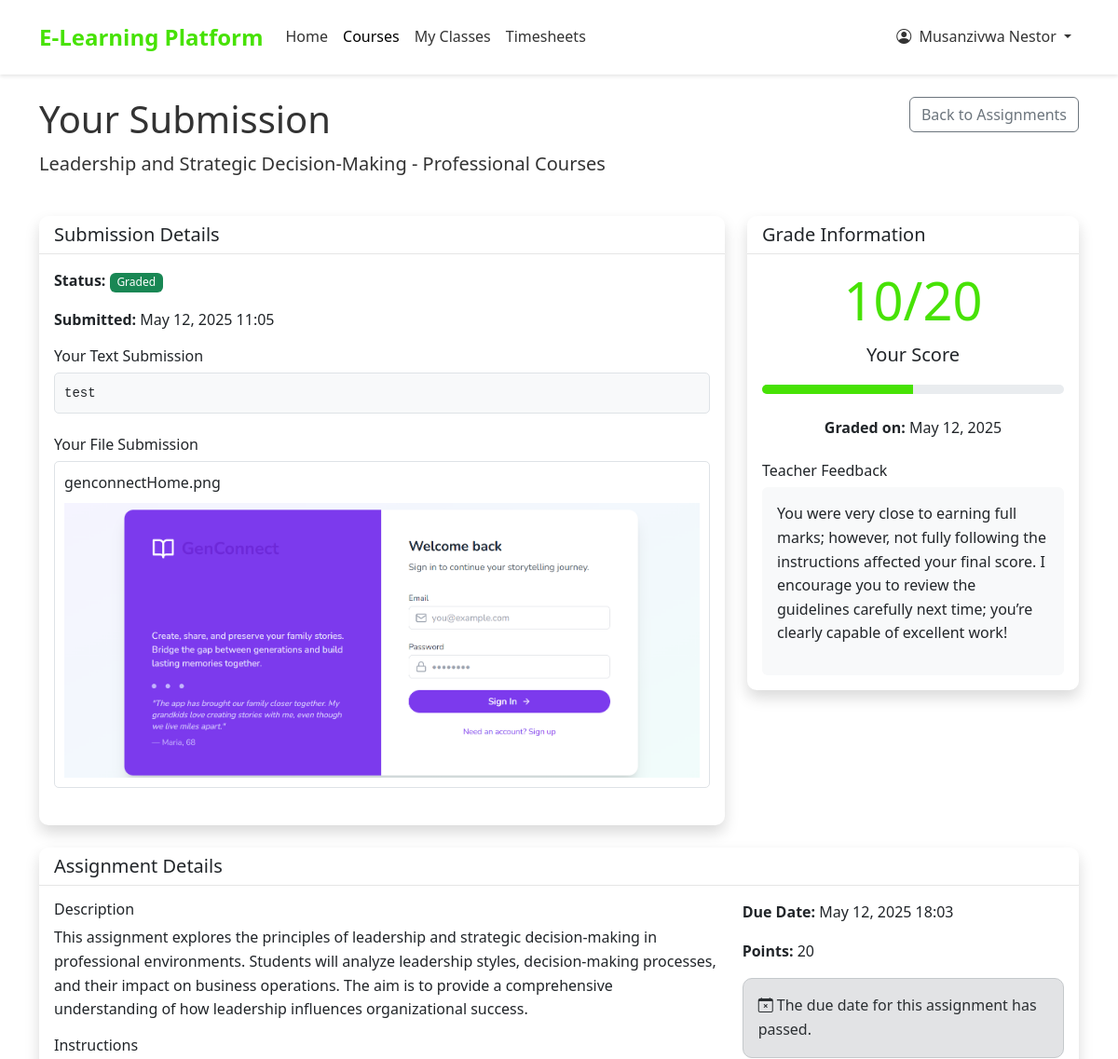
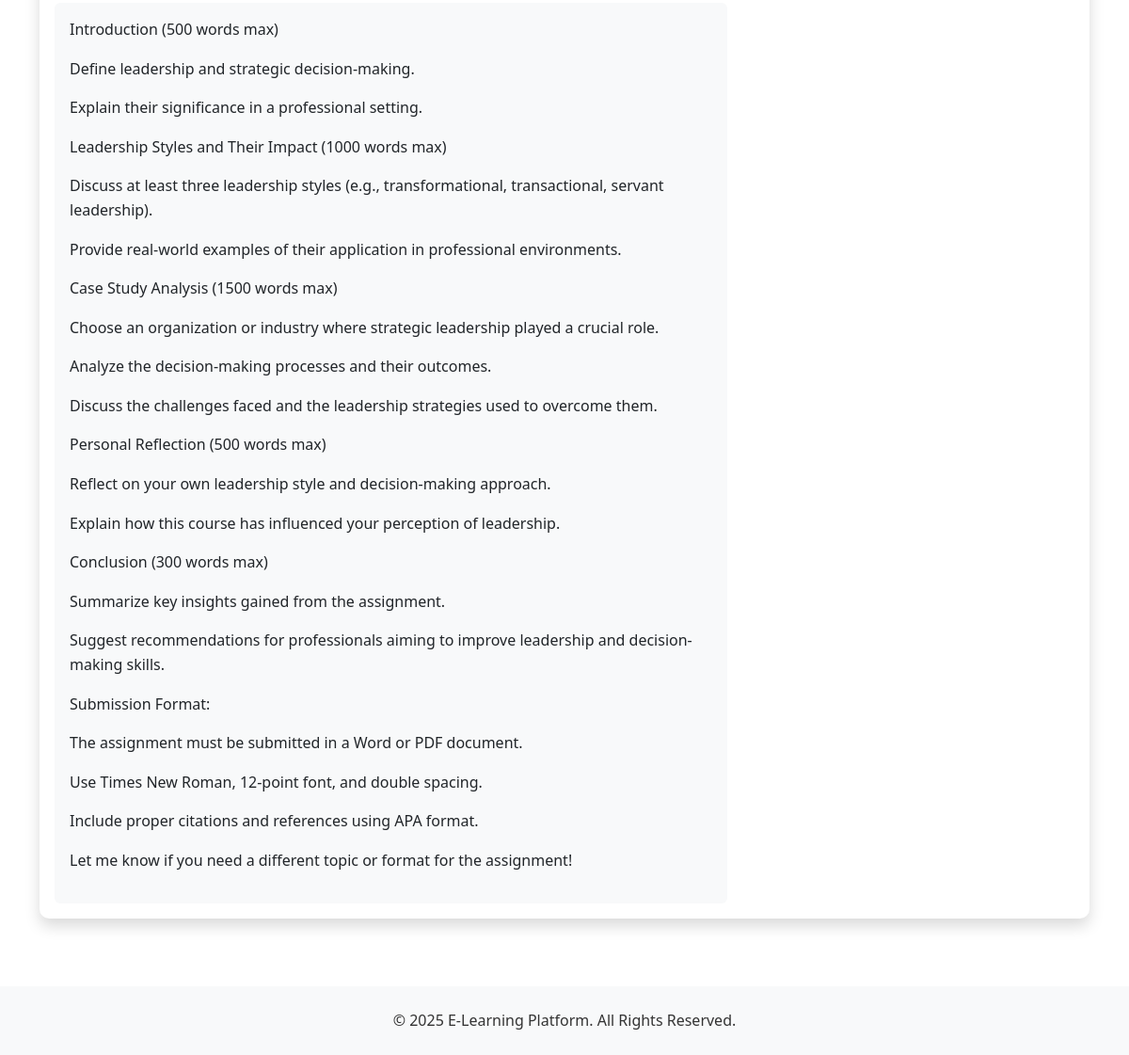
The app's page /courses/submission/3/ (signed in) with its own data (2 pictures, top to bottom).
### accounts/models.py (models this page shows, shortened)
class User(AbstractUser):
    USER_TYPE_CHOICES = (
        ('student', 'Student'),
        ('teacher', 'Teacher'),
        ('admin', 'Admin'),
    )
    user_type = models.CharField(max_length=10, choices=USER_TYPE_CHOICES, default='student')
    phone_number = models.CharField(max_length=15, blank=True, null=True)
    is_active = models.BooleanField(default=True)
    created_at = models.DateTimeField(auto_now_add=True)
    updated_at = models.DateTimeField(auto_now=True)
    is_organization = models.BooleanField(default=False)
    company_name = models.CharField(max_length=255, blank=True, null=True)
    contact_person = models.CharField(max_length=255, blank=True, null=True)
    number_of_trainees = models.PositiveIntegerField(default=0)
    start_date = models.DateField(blank=True, null=True)
    end_date = models.DateField(blank=True, null=True)
    student_id = models.CharField(max_length=5, blank=True, null=True, unique=True)
    def is_teacher(self):
        return self.user_type == 'teacher'

### courses/models.py (models this page shows, shortened)
class Assignment(models.Model):
    STATUS_CHOICES = (
        ('draft', 'Draft'),
        ('published', 'Published'),
        ('archived', 'Archived'),
    )
    course = models.ForeignKey(Course, on_delete=models.CASCADE, related_name='assignments')
    title = models.CharField(max_length=200)
    description = models.TextField(help_text="Brief overview of the assignment")
    instructions = models.TextField(help_text="Detailed instructions for completing the assignment")
    due_date = models.DateTimeField()
    points = models.PositiveIntegerField(default=100)
    status = models.CharField(max_length=10, choices=STATUS_CHOICES, default='draft')
    created_at = models.DateTimeField(auto_now_add=True)
    updated_at = models.DateTimeField(auto_now=True)
    def is_past_due(self):
        from django.utils import timezone
        return timezone.now() > self.due_date

class Course(models.Model):
    title = models.CharField(max_length=200)
    slug = models.SlugField(max_length=200, unique=True, blank=True)
    description = models.TextField()
    overview = models.TextField(blank=True, null=True)
    placement_test_price = models.DecimalField(max_digits=6, decimal_places=2)
    is_active = models.BooleanField(default=True)
    created_at = models.DateTimeField(auto_now_add=True)
    updated_at = models.DateTimeField(auto_now=True)

class AssignmentSubmission(models.Model):
    STATUS_CHOICES = (
        ('submitted', 'Submitted'),
        ('graded', 'Graded'),
        ('late', 'Late Submission'),
        ('resubmit', 'Needs Resubmission'),
    )
    assignment = models.ForeignKey(Assignment, on_delete=models.CASCADE, related_name='submissions')
    student = models.ForeignKey(User, on_delete=models.CASCADE, related_name='assignment_submissions')
    submission_text = models.TextField(blank=True, null=True, help_text="Student's text response (if applicable)")
    submission_file = models.FileField(upload_to='assignment_submissions/', blank=True, null=True)
    submission_file_name = models.CharField(max_length=255, blank=True, null=True)
    status = models.CharField(max_length=10, choices=STATUS_CHOICES, default='submitted')
    grade = models.PositiveIntegerField(blank=True, null=True)
    feedback = models.TextField(blank=True, null=True)
    submitted_at = models.DateTimeField(auto_now_add=True)
    graded_at = models.DateTimeField(blank=True, null=True)
    class Meta:
        unique_together = ['assignment', 'student']
    def get_grade_percentage(self):
        if self.grade is not None and self.assignment.points > 0:
            return (self.grade / self.assignment.points) * 100
        return 0

### courses/views.py (the view)
# urls.py: path('submission/<int:submission_id>/', views.submission_detail, name='submission_detail'),
@login_required
def submission_detail(request, submission_id):
    submission = get_object_or_404(AssignmentSubmission, id=submission_id, student=request.user)
    assignment = submission.assignment
    return render(request, 'courses/submission_detail.html', {
        'submission': submission,
        'assignment': assignment
    })

### templates/courses/submission_detail.html (shortened to what this page needs)
{% extends 'base.html' %}
{% block content %}
<div class="row mb-4">
    <div class="col-md-8">
        <h1>Your Submission</h1>
        <p class="lead">{{ assignment.title }} - {{ assignment.course.title }}</p>
    </div>
    <div class="col-md-4 text-end">
        <a href="{% url 'student_assignments' assignment.course.slug %}" class="btn btn-outline-secondary">Back to Assignments</a>
    </div>
</div>
<div class="row">
    <div class="col-md-8 mb-4">
        <div class="card shadow">
            <div class="card-header bg-white">
                <h5 class="mb-0">Submission Details</h5>
            </div>
            <div class="card-body">
                <div class="mb-3">
                    <p>
                        <strong>Status:</strong>
                        {% if submission.status == 'submitted' %}
                            <span class="badge bg-primary">Submitted</span>
                        {% elif submission.status == 'graded' %}
                            <span class="badge bg-success">Graded</span>
                        {% elif submission.status == 'late' %}
                            <span class="badge bg-warning">Late Submission</span>
                        {% elif submission.status == 'resubmit' %}
                            <span class="badge bg-danger">Needs Resubmission</span>
                        {% endif %}
                    </p>
                    <p><strong>Submitted:</strong> {{ submission.submitted_at|date:"M d, Y H:i" }}</p>
                </div>
                {% if submission.submission_text %}
                    <div class="mb-4">
                        <h6>Your Text Submission</h6>
                        <pre>{{ submission.submission_text }}</pre>
                    </div>
                {% endif %}
                {% if submission.submission_file %}
                    <div class="mb-4">
                        <h6>Your File Submission</h6>
                        <div class="submission-file">
                            <p class="mb-2">{{ submission.submission_file_name|default:submission.submission_file.name }}</p>
                            {% if submission.submission_file.name|lower|slice:"-4:" == ".pdf" %}
                                <p><a href="{{ submission.submission_file.url }}" class="btn btn-sm btn-primary" target="_blank">View PDF</a></p>
                            {% elif submission.submission_file.name|lower|slice:"-4:" == ".jpg" or submission.submission_file.name|lower|slice:"-4:" == ".png" or submission.submission_file.name|lower|slice:"-5:" == ".jpeg" or submission.submission_file.name|lower|slice:"-4:" == ".gif" %}
                                <img src="{{ submission.submission_file.url }}" alt="Your submission" class="file-preview">
                            {% else %}
                                <p>
                                    <a href="{{ submission.submission_file.url }}" class="btn btn-sm btn-primary" target="_blank" download>
                                        <i class="bi bi-download"></i> Download File
                                    </a>
                                </p>
                            {% endif %}
                        </div>
                    </div>
                {% endif %}
            </div>
        </div>
    </div>
    <div class="col-md-4 mb-4">
        <div class="card shadow">
            <div class="card-header bg-white">
                <h5 class="mb-0">Grade Information</h5>
            </div>
            <div class="card-body">
                {% if submission.status == 'graded' %}
                    <div class="text-center">
                        <h2 class="display-4 text-primary">{{ submission.grade }}/{{ assignment.points }}</h2>
                        <p class="lead">Your Score</p>
                        <div class="progress mt-2 mb-4">
                            <div class="progress-bar" role="progressbar" style="width: {{ submission.get_grade_percentage }}%;" aria-valuenow="{{ submission.get_grade_percentage }}" aria-valuemin="0" aria-valuemax="100"></div>
                        </div>
                        <p><strong>Graded on:</strong> {{ submission.graded_at|date:"M d, Y" }}</p>
                        {% if submission.feedback %}
                            <div class="mt-4 text-start">
                                <h6>Teacher Feedback</h6>
                                <div class="p-3 bg-light rounded">
                                    {{ submission.feedback|linebreaks }}
                                </div>
                            </div>
                        {% endif %}
                    </div>
                {% endif %}
            </div>
        </div>
    </div>
</div>
<div class="row">
    <div class="col-12 mb-4">
        <div class="card shadow">
            <div class="card-header bg-white">
                <h5 class="mb-0">Assignment Details</h5>
            </div>
            <div class="card-body">
                <div class="row">
                    <div class="col-md-8">
                        <h6>Description</h6>
                        <p>{{ assignment.description }}</p>
                        <h6>Instructions</h6>
                        <div class="p-3 bg-light rounded">
                            {{ assignment.instructions|linebreaks }}
                        </div>
                    </div>
                    <div class="col-md-4">
                        <p><strong>Due Date:</strong> {{ assignment.due_date|date:"M d, Y H:i" }}</p>
                        <p><strong>Points:</strong> {{ assignment.points }}</p>
                        {% if assignment.is_past_due %}
                            <div class="alert alert-secondary">
                                <i class="bi bi-calendar-x"></i> The due date for this assignment has passed.
                            </div>
                        {% endif %}
                    </div>
                </div>
            </div>
        </div>
    </div>
</div>
{% endblock %}

### templates/base.html (shortened to what this page needs)
{% load static %}
<!DOCTYPE html>
<html lang="en">
<head>
    <link href="https://cdn.jsdelivr.net/npm/bootstrap@5.3.0-alpha1/dist/css/bootstrap.min.css" rel="stylesheet">
    <link rel="stylesheet" href="https://cdn.jsdelivr.net/npm/bootstrap-icons@1.10.0/font/bootstrap-icons.css">
    <link rel="stylesheet" href="{% static 'css/style.css' %}">
</head>
<body>
    <nav class="navbar navbar-expand-lg navbar-light sticky-top">
        <div class="container">
            <a class="navbar-brand" href="{% url 'home' %}">E-Learning Platform</a>
            <div class="collapse navbar-collapse" id="navbarNav">
                <ul class="navbar-nav me-auto">
                    <li class="nav-item">
                        <a class="nav-link {% if request.path == '/' %}active{% endif %}" href="{% url 'home' %}">Home</a>
                    </li>
                    <li class="nav-item">
                        <a class="nav-link {% if '/courses/' in request.path %}active{% endif %}" href="{% url 'course_list' %}">Courses</a>
                    </li>
                    {% if user.is_authenticated %}
                        {% if user.is_staff or user.is_superuser %}
                            <li class="nav-item dropdown">
                                <a class="nav-link dropdown-toggle" href="#" role="button" data-bs-toggle="dropdown">
                                    Administration
                                </a>
                                <ul class="dropdown-menu">
                                    <li><a class="dropdown-item" href="{% url 'admin_dashboard' %}">Dashboard</a></li>
                                    <li><a class="dropdown-item" href="{% url 'course_create' %}">Add Course</a></li>
                                    <li><a class="dropdown-item" href="{% url 'question_list' %}">Manage Questions</a></li>
                                    <li><a class="dropdown-item" href="{% url 'quiz_list' %}">Manage Quizzes</a></li>
                                    <li><a class="dropdown-item" href="{% url 'create_teacher' %}">Add Teacher</a></li>
                                </ul>
                            </li>
                        {% elif user.is_teacher %}
                            <li class="nav-item">
                                <a class="nav-link {% if '/events/' in request.path %}active{% endif %}" href="{% url 'view_events' %}">Events</a>
                            </li>
                        {% else %}
                            <li class="nav-item">
                                <a class="nav-link {% if '/events/' in request.path %}active{% endif %}" href="{% url 'view_events' %}">My Classes</a>
                            </li>
                            <li class="nav-item">
                                <a class="nav-link {% if '/timesheets/' in request.path %}active{% endif %}" href="{% url 'view_timesheets' %}">Timesheets</a>
                            </li>
                        {% endif %}
                    {% endif %}
                </ul>
                <ul class="navbar-nav ms-auto">
                    {% if user.is_authenticated %}
                        <li class="nav-item dropdown">
                            <a class="nav-link dropdown-toggle" href="#" role="button" data-bs-toggle="dropdown">
                                <i class="bi bi-person-circle me-1"></i> {{ user.get_full_name|default:user.username }}
                            </a>
                        </li>
                    {% endif %}
                </ul>
            </div>
        </div>
    </nav>
    <main class="container mt-4">
        {% block content %}{% endblock %}
    </main>
    <footer class="footer">
        <div class="container text-center">
            <p class="mb-0">&copy; {% now "Y" %} E-Learning Platform. All Rights Reserved.</p>
        </div>
    </footer>
</body>
</html>

### static/css/style.css (style rules this page uses)
:root { --primary-color: #47e205; --secondary-color: #2e206d; --light-gray: #f8f9fa; --dark-gray: #6c757d; --white: #ffffff; }
body { font-family: 'Segoe UI', Tahoma, Geneva, Verdana, sans-serif; color: #333; line-height: 1.6; }
a { color: var(--primary-color); text-decoration: none; }
.card { border-radius: 10px; border: none; box-shadow: 0 4px 6px rgba(0, 0, 0, 0.1); transition: transform 0.3s ease, box-shadow 0.3s ease; }
.card-header { border-radius: 10px 10px 0 0 !important; background-color: white; border-bottom: 1px solid rgba(0, 0, 0, 0.1); }
.alert { border-radius: 10px; }
.badge { font-weight: 500; }
.navbar { padding: 1rem 0; }
.navbar-brand { font-size: 1.5rem; font-weight: bold; }
.progress { height: 10px; border-radius: 5px; }
.progress-bar { background-color: var(--primary-color); }
.footer { background-color: var(--light-gray); padding: 1.5rem 0; margin-top: 3rem; }

### templates/base.html (style rules this page uses)
:root { --primary-color: #47e205; --secondary-color: #2e206d; }
.text-primary { color: var(--primary-color) !important; }
.navbar { background-color: white; box-shadow: 0 2px 4px rgba(0, 0, 0, 0.1); }
.navbar-brand { color: var(--primary-color); font-weight: bold; }
.nav-link { color: #333; }
footer { background-color: #f8f9fa; padding: 20px 0; margin-top: 50px; }

### templates/courses/submission_detail.html (style rules this page uses)
.submission-file { max-width: 100%; border: 1px solid #dee2e6; border-radius: 5px; padding: 10px; }
.file-preview { max-width: 100%; max-height: 400px; object-fit: contain; }
pre { white-space: pre-wrap; word-wrap: break-word; background-color: #f8f9fa; border: 1px solid #dee2e6; border-radius: 5px; padding: 10px; }

### records on screen
User: get_full_name "Musanzivwa Nestor"
Assignment: title "Leadership and Strategic Decision-Making", course "Professional Courses", points "20", description "This assignment explores the principles of leadership and strategic decision-making in professional environments. Students will analyze leadership styles, decision-making processes, and their impact on business operations. The aim is to provide a comprehensive understanding of how leadership influences organizational success.", instructions "Introduction (500 words max) Define leadership and strategic decision-making. Explain their significance in a professional setting. Leadership Styles and Their Impact (1000 words max) Discuss at least three leadership styles (e.g., transformational, transactional, servant leadership). Provide real-world examples of their application in professional environments. Case Study Analysis (1500 words max) Choose an organization or industry where strategic leadership played a crucial role. Analyze the decision-making processes and their outcomes. Discuss the challenges faced and the leadership strategies used to overcome them. Personal Reflection (500 words max) Reflect on your own leadership style…", due_date "May 12, 2025 18:03"
AssignmentSubmission: submitted_at "May 12, 2025 11:05", submission_text "test", submission_file_name "genconnectHome.png", submission_file (picture), grade "10", graded_at "May 12, 2025", feedback "You were very close to earning full marks; however, not fully following the instructions affected your final score. I encourage you to review the guidelines carefully next time; you’re clearly capable of excellent work!"
